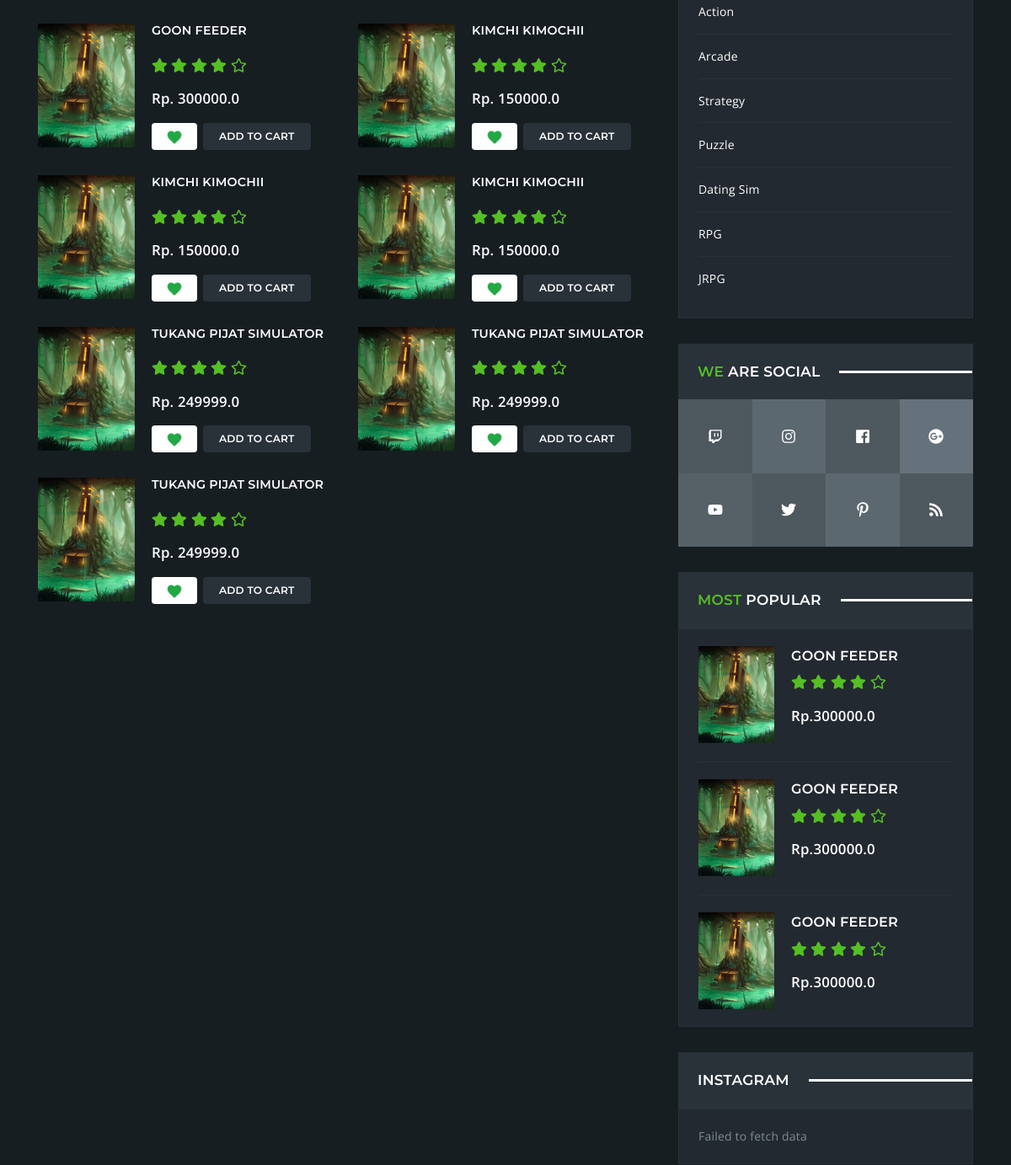
Before: / (middle part) with the older database file.
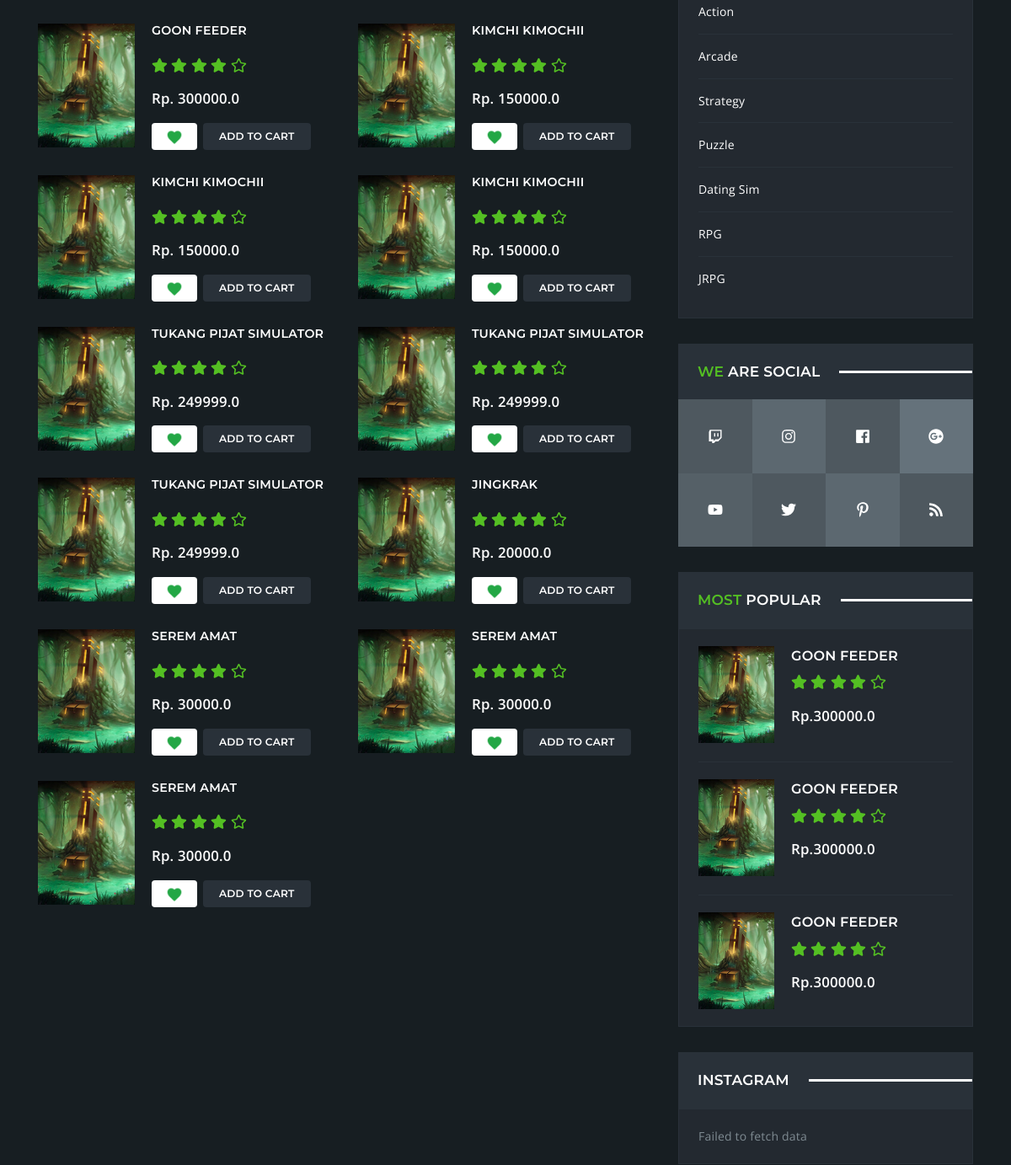
After: the same page with the newer database file.
### base/models.py (models this page shows, shortened)
class Game(models.Model):
    name = models.CharField(max_length=200)
    description = models.TextField(null=True)
    genres = models.ManyToManyField(Genre, related_name='genres', blank=True)
    devUser = models.ForeignKey(User, on_delete=models.CASCADE, blank=True, null=True)
    publisher = models.CharField(max_length=200)
    price = models.FloatField(null=True)
    verified = models.BooleanField(default=False)
    updated = models.DateTimeField(auto_now=True)
    created = models.DateTimeField(auto_now_add=True)

class Genre(models.Model):
    name = models.CharField(max_length=200)

### base/views.py (the view)
# urls.py: path('', views.store, name="store"),
def store(request):
    extraContext = pageHeader(request, 'home')
    q = request.GET.get('q') if request.GET.get('q') != None else ''
    games = Game.objects.filter(Q(name__icontains=q)|Q(genres__name__icontains=q))
    genres = Genre.objects.all()
    context = {'games': games,
               'genres': genres,
               'highlights': games[:10]} | extraContext
    return render(request=request, template_name='base/store.html', context=context)

### base/addsFunctions.py (called while the page is built)
def pageHeader(request, page):
    user = request.user
    userGroups = [x.name for x in user.groups.all()] if user.groups != None else None
    crumbs = (request.path).split('/')[1:-1]
    extraContext = {'curUser': user,
                    'userGroups': userGroups,
                    'crumbs': crumbs,
                    'page': page}
    return extraContext

### base/templates/base/store.html (shortened to what this page needs)
{% extends 'main.html' %}
{% load static %}
{% block content %}
<main class="nk-main">
  <div class="container">
    <div class="row vertical-gap">
      <div class="col-lg-8">
        <div class="row vertical-gap">
          {% for game in games %}
          <div class="col-md-6">
            <div class="nk-product-cat">
              <a class="nk-product-image" href="{% url 'store-product' game.id %}">
              <img src="{% static 'assets/images/product-1-xs.jpg' %}" alt="{{game.name}}">
              </a>
              <div class="nk-product-cont">
                <h3 class="nk-product-title h5"><a href="{% url 'store-product' game.id %}">{{game.name}}</a></h3>
                <div class="nk-gap-1"></div>
                <div class="nk-product-rating" data-rating="4"> <i class="fa fa-star"></i> <i class="fa fa-star"></i> <i class="fa fa-star"></i> <i class="fa fa-star"></i> <i class="far fa-star"></i></div>
                <div class="nk-gap-1"></div>
                <div class="nk-product-price">Rp. {{game.price}}</div>
                <div class="nk-gap-1"></div>
                <div class="d-flex align-items-stretch wish-con">
                  <a href="{% url 'addToList' 'wishlist' game.id %}" class="nk-btn nk-btn-sm nk-btn-rounded nk-btn-color-white nk-btn-hover-color-main-1 wish-btn ">
                    <img src="{% static 'assets/images/heart-icon.png'%}" class="pict-icon" alt="">
                  </a>
                  <a href="{% url 'addToList' 'cart' game.id %}" class="nk-btn nk-btn-rounded nk-btn-color-dark-3 nk-btn-hover-color-main-1">Add to Cart</a>
                </div>
              </div>
            </div>
          </div>
          {% endfor %}
        </div>
      </div>
      <div class="col-lg-4">
        {% include 'base/sidebarsocials_component.html' %}
      </div>
    </div>
  </div>
</main>
{% endblock content %}

### base/templates/base/sidebarsocials_component.html (shortened to what this page needs)
{% load static %}
<aside class="nk-sidebar nk-sidebar-right nk-sidebar-sticky">
  <div>
    <div class="nk-widget nk-widget-highlighted">
      <div class="nk-widget-content">
        <ul class="nk-widget-categories">
          {% for genre in genres %}
          <li><a href="{% url 'store'%}?q={{genre.name}}">{{genre.name}}</a></li>
          {% endfor %}
        </ul>
      </div>
    </div>
    <div class="nk-widget nk-widget-highlighted">
      <h4 class="nk-widget-title"><span><span class="text-main-1">We</span> Are Social</span></h4>
      <div class="nk-widget-content">
        <ul class="nk-social-links-3 nk-social-links-cols-4">
          <li><a class="nk-social-twitch" href="#"><span class="fab fa-twitch"></span></a></li>
          <li><a class="nk-social-instagram" href="#"><span class="fab fa-instagram"></span></a></li>
          <li><a class="nk-social-facebook" href="#"><span class="fab fa-facebook"></span></a></li>
          <li><a class="nk-social-google-plus" href="#"><span class="fab fa-google-plus"></span></a></li>
          <li><a class="nk-social-youtube" href="#"><span class="fab fa-youtube"></span></a></li>
          <li><a class="nk-social-twitter" href="#" target="_blank"><span class="fab fa-twitter"></span></a></li>
          <li><a class="nk-social-pinterest" href="#"><span class="fab fa-pinterest-p"></span></a></li>
          <li><a class="nk-social-rss" href="#"><span class="fa fa-rss"></span></a></li>
        </ul>
      </div>
    </div>
    <div class="nk-widget nk-widget-highlighted">
      <h4 class="nk-widget-title"><span><span class="text-main-1">Most</span> Popular</span></h4>
      <div class="nk-widget-content">
        {% for game in highlights|slice:":3" %}
        <div class="nk-widget-post">
          <a href="store-product.html" class="nk-post-image">
          <img src="{% static 'assets/images/product-1-xs.jpg' %}" alt="{{game.name}}">
          </a>
          <h3 class="nk-post-title"><a href="store-product.html">{{game.name}}</a></h3>
          <div class="nk-product-rating" data-rating="4"> <i class="fa fa-star"></i> <i class="fa fa-star"></i> <i class="fa fa-star"></i> <i class="fa fa-star"></i> <i class="far fa-star"></i></div>
          <div class="nk-product-price">Rp.{{game.price}}</div>
        </div>
        {% endfor %}
      </div>
    </div>
    <div class="nk-widget nk-widget-highlighted">
      <h4 class="nk-widget-title"><span>Instagram</span></h4>
      <div class="nk-widget-content">
        <div class="nk-instagram row sm-gap vertical-gap multi-column"></div>
      </div>
    </div>
  </div>
</aside>

Changed rows visible on the page:
added Game: name "JINGKRAK", price "20000.0"
added Game: name "SEREM AMAT", price "30000.0"
